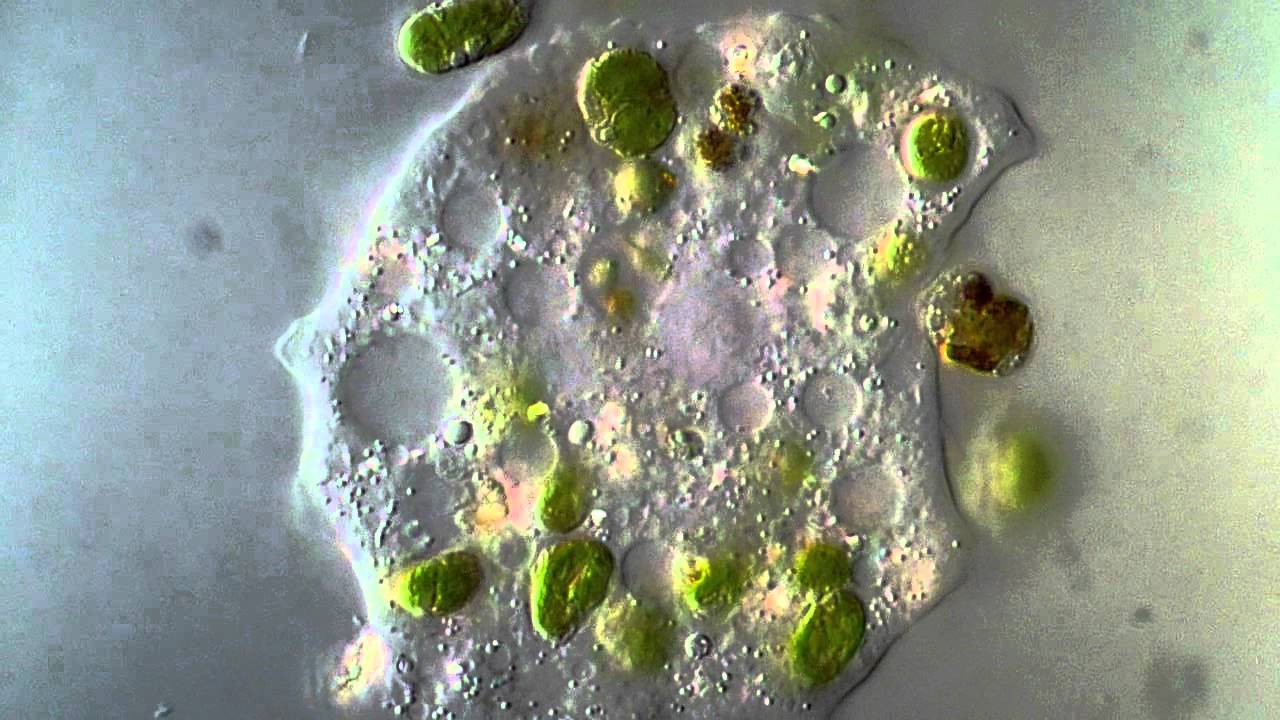
#> input picture mstrCode/mainExp/AI/microOrganisms/Micro_Organism/Amoeba/Image_22.jpg, 1280 x 720 px; its folder holds only this picture in this run
$ jupyter execute --allow-errors mo.ipynb
#> lines starting #> are read from the running program, lines starting #| are printed output that depends on the picture; after the words box and inside, x2 and y2 are one past the last pixel; in counts of white or black regions, pixels touching at a corner belong together
[cell 1]
# import kagglehub

# # Download latest version
# path = kagglehub.dataset_download("mdwaquarazam/microorganism-image-classification")

# print("Path to dataset files:", path)

[cell 2]
import os
import cv2
import numpy as np
from glob import glob
from ripser import ripser
from sklearn.ensemble import RandomForestClassifier
from sklearn.model_selection import train_test_split
from sklearn.metrics import accuracy_score
from sklearn.decomposition import PCA

# --- KONFIGURACJA ---
DATA_DIR = "./Micro_Organism"  # Aktualny folder, w którym są subfoldery (Amoeba, Euglena, itd.)
CLASSES = [
    "Amoeba", "Euglena", "Hydra", "Paramecium",
    "Rod_bacteria", "Spherical_bacteria", "Spiral_bacteria", "Yeast"
]
MAX_POINTS = 300  # Subsampling dla Ripsera, aby działał błyskawicznie
FILTRATION_STEPS = 50
MAX_FILTRATION = 20.0  # Zależne od rozmiaru obrazu, 20.0 dla 64x64 jest zazwyczaj ok

def extract_point_cloud(image_path, max_points=MAX_POINTS):
    """Przekształca obraz w chmurę punktów 2D za pomocą detekcji krawędzi."""
#> called with image_path = './Micro_Organism/Amoeba/Image_22.jpg', max_points = 300
    img = cv2.imread(image_path, cv2.IMREAD_GRAYSCALE)
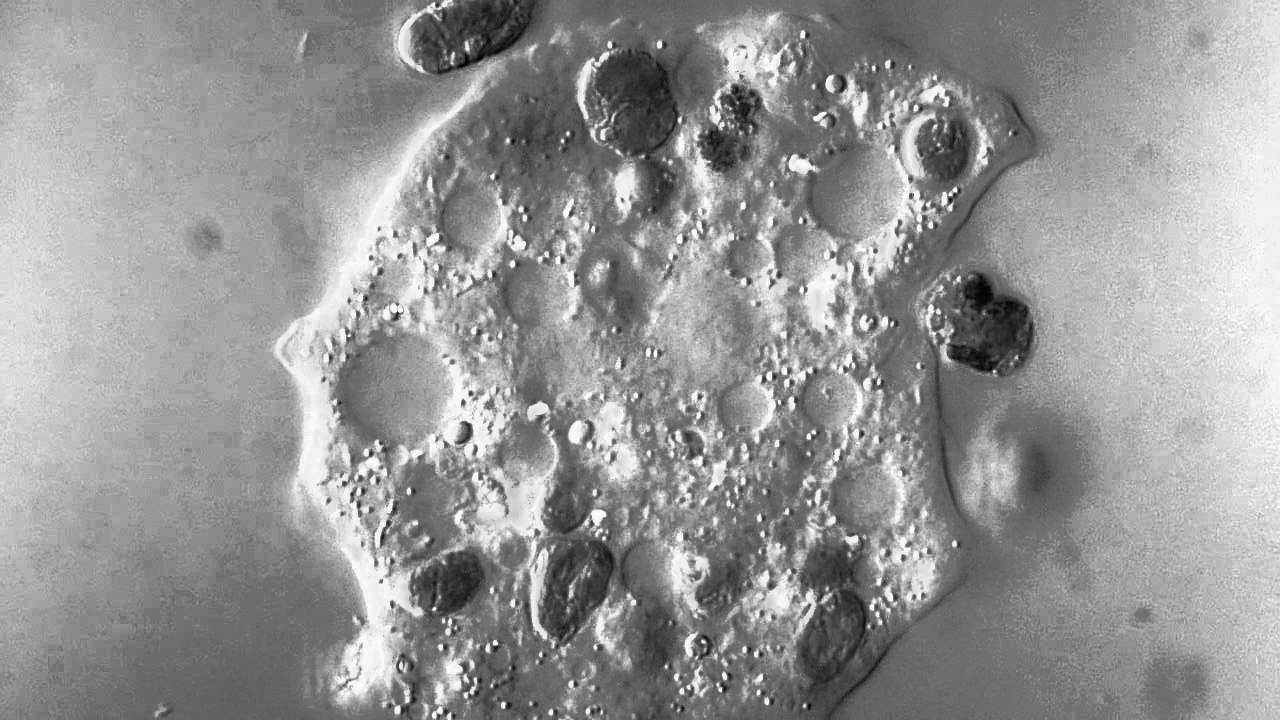
#> img: shape (720, 1280); min 0, max 255, mean 149.5
    if img is None:
        return None

    # Standaryzacja rozmiaru obrazu
    img = cv2.resize(img, (64, 64))
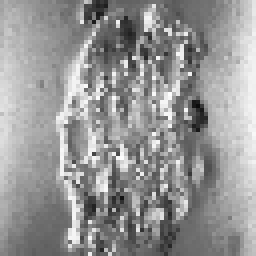
#> img: shape (64, 64) (shown 4 times larger); min 11, max 254, mean 149.3

    # Ekstrakcja krawędzi
    edges = cv2.Canny(img, threshold1=100, threshold2=200)
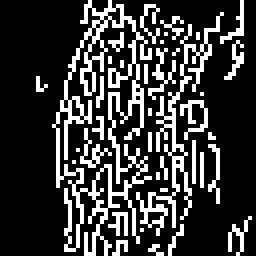
#> edges: shape (64, 64) (shown 4 times larger); 22.1% white in thin lines or dots, all inside (x1, y1, x2, y2) = (9, 0, 63, 64)

    # Pobranie współrzędnych punktów krawędzi (x, y)
    y, x = np.where(edges > 0)
#> y = 907 values from 0 to 63; x = 907 values, max 62 at index 793, min 9 at index 260, mean 34.19
    points = np.column_stack((x, y))
#> points = 907 pairs, first value 9 to 62, second value 0 to 63

    # Subsampling, aby kompleks Ripsa nie wybuchł pamięciowo
    if len(points) > max_points:
        indices = np.random.choice(len(points), max_points, replace=False)
#> indices = 300 values, max 904 at index 78, min 1 at index 194, mean 450.3
        points = points[indices]
#> points = 300 pairs, first value 9 to 60, second value 0 to 63
    elif len(points) == 0:
        # Zabezpieczenie przed pustymi obrazami
        points = np.array([[0,0], [1,1]])

    return points, img

def compute_betti_curve(diagram, thresholds):
    """Przekształca diagram persystencji w Krzywą Bettiego."""
    betti_curve = np.zeros(len(thresholds))
    if len(diagram) == 0:
        return betti_curve

    for birth, death in diagram:
        if np.isinf(death):
            death = thresholds[-1]

        # Zwiększamy licznik (numer Bettiego) dla wszystkich progów w przedziale [birth, death)
        alive_mask = (thresholds >= birth) & (thresholds < death)
        betti_curve[alive_mask] += 1

    return betti_curve

def extract_features():
    """Przechodzi przez dataset i ekstrahuje cechy TDA oraz cechy bazowe (Baseline)."""
    X_baseline = []
    X_tda = []
    y = []

    thresholds = np.linspace(0, MAX_FILTRATION, FILTRATION_STEPS)

    for label_idx, class_name in enumerate(CLASSES):
        class_path = os.path.join(DATA_DIR, class_name)
        if not os.path.exists(class_path):
            continue

        img_paths = glob(os.path.join(class_path, "*.*"))
        print(f"Przetwarzanie {class_name} ({len(img_paths)} obrazów)...")

        for img_path in img_paths:
            res = extract_point_cloud(img_path)
            if res is None:
                continue
            points, img_resized = res

            # --- 1. Cechy Bazowe (Baseline) ---
            # Spłaszczony i zredukowany obraz do porównania
            X_baseline.append(img_resized.flatten())
            y.append(label_idx)

            # --- 2. Cechy Topologiczne (TDA) ---
            # Tutaj pod spodem działa zoptymalizowany C++
            diagrams = ripser(points, maxdim=1)['dgms']

            H0_diagram = diagrams[0]
            H1_diagram = diagrams[1]

            betti_0 = compute_betti_curve(H0_diagram, thresholds)
            betti_1 = compute_betti_curve(H1_diagram, thresholds)

            # Łączymy krzywe Bettiego wymiaru 0 i 1 w jeden wektor cech
            tda_features = np.concatenate([betti_0, betti_1])
            X_tda.append(tda_features)

    return np.array(X_baseline), np.array(X_tda), np.array(y)

# --- WYKONANIE I PORÓWNANIE ---
print("Rozpoczynanie ekstrakcji cech...")
#> (the rest of this cell did not finish here and is left out)
